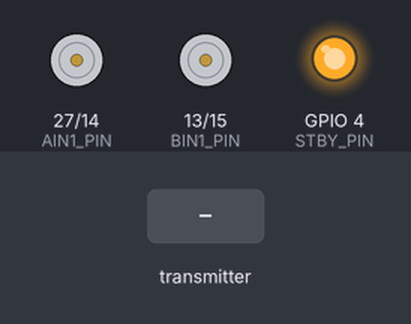
This sketch was run on a simulated ESP32. Parts: motor-driver pin pairs drawn as motors (green arrow = first pin HIGH = forward, orange = second pin HIGH = backward, longer = more drive, scaled by the enable pin, stopped while the standby pin is LOW), output pins drawn as LEDs (lit = HIGH). The inputs (shaded band) are chosen by the test bench. What the sketch prints to the serial monitor is not drawn.

Above: at 1.2 s.
1.3 s: the transmitter starts sending error = 0
At 2.5 s:
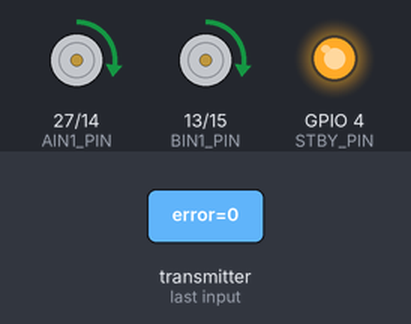
2.8 s: the transmitter starts sending error = 1024
At 3.8 s:
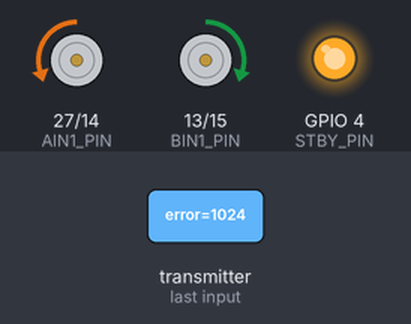
4.3 s: the transmitter starts sending error = 0
At 4.55 s:
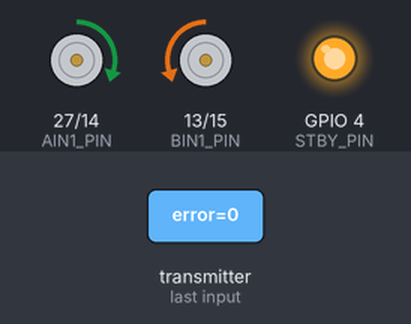
6.3 s: the transmitter starts sending error = 2048
At 7.5 s:
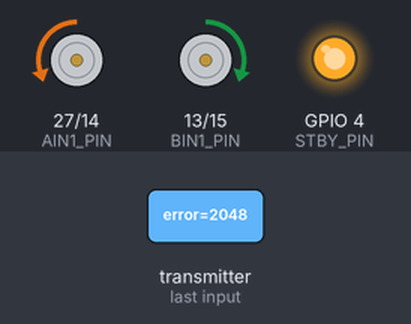
7.8 s: the transmitter starts sending trackState = 1
At 8.8 s:
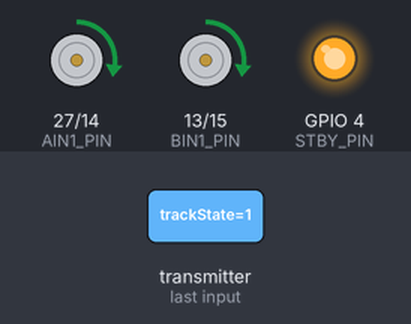
Timing chart, 0 to 10.3 s (numbered marks = the images above; inputs shaded):
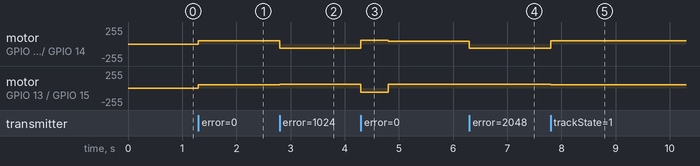

The sketch:

ESP32_MotorDriver_V10.ino
```cpp
/*
 * V10 ESP32 MOTOR DRIVER SCRIPT (RECEIVER) - AUTO-START ON CAMERA SIGNAL
 * Using TB6612FNG Driver configured for N20 500 RPM Motors
 */
#include <WiFi.h>
#include <esp_now.h>

// ─── Motor pins (TB6612FNG) ─────────────────────────────────────────────────
constexpr int PWMA_PIN = 26;   // Right PWM speed control
constexpr int AIN1_PIN = 27;   // Right Direction 1
constexpr int AIN2_PIN = 14;   // Right Direction 2

constexpr int PWMB_PIN = 12;   // Left PWM speed control
constexpr int BIN1_PIN = 13;   // Left Direction 1
constexpr int BIN2_PIN = 15;   // Left Direction 2

constexpr int STBY_PIN = 4;    // Standby pin (Must be HIGH to enable motors)
// ────────────────────────────────────────────────────────────────────────────

// ESP-NOW Variables
typedef struct struct_message {
  int16_t error;
  uint8_t trackState;
} struct_message;

struct_message camData;
volatile bool dataUpdated = false;

// Time tracker to see when we last received a command
volatile unsigned long lastDataTime = 0;

// ==========================================
// 🛠️ MOVEMENT & PID SETTINGS (EDIT THESE TO TUNE)
// ==========================================
// Base Speed limiter (Max 255) for N20 500rpm motors.
// Starting slowly at 90 as requested. Max speed capped so it won't outrun the camera.
const int BASE_SPEED = 50;
const int MAX_SPEED = 60;

// PID Constants
float Kp = 1.2;   // Proportional reaction
float Kd = 2.0;   // Derivative dampens the oscillations / triggers high speed braking
float Ki = 0.002; // Integral helps center tight curves over time

float previous_error = 0;
float integral = 0;
// ==========================================

// ESP-NOW Receiver Callback
void OnDataRecv(const esp_now_recv_info *recv_info, const uint8_t *incomingData, int len) {
  memcpy(&camData, incomingData, sizeof(camData));
  dataUpdated = true;
  lastDataTime = millis(); // Record exactly when the camera last spoke to us
}

void setup() {
  Serial.begin(115200);

  pinMode(PWMA_PIN, OUTPUT); pinMode(AIN1_PIN, OUTPUT); pinMode(AIN2_PIN, OUTPUT);
  pinMode(PWMB_PIN, OUTPUT); pinMode(BIN1_PIN, OUTPUT); pinMode(BIN2_PIN, OUTPUT);
  pinMode(STBY_PIN, OUTPUT);

  digitalWrite(STBY_PIN, HIGH); // ENABLE MOTORS CHIP

  // Make absolutely sure motors are stopped at boot!
  motorWrite(0, 0);

  // Setup WiFi in Station mode to catch ESP-NOW signals
  WiFi.mode(WIFI_STA);
  if (esp_now_init() != ESP_OK) {
    Serial.println("ESP-NOW Initialize Failed");
    return;
  }

  // Register callback
  esp_now_register_recv_cb(OnDataRecv);

  Serial.println("System Ready. Awaiting initial commands from ESP32-CAM...");
}

void loop() {
  // -------------------------------------------------------------
  // SIGNAL FAILSAFE:
  // If we have NEVER received data, or if it's been more than 500ms
  // since the last camera packet, completely freeze the motors.
  // -------------------------------------------------------------
  if (millis() - lastDataTime > 500) {
    motorWrite(0, 0);
    return; // Exit loop here, don't run PID until camera talks again
  }

  // --- Real-time Movement Handling ---
  if (dataUpdated) {
    dataUpdated = false;

    // SCENARIO 1: We lost the line (Track Gap)
    if (camData.trackState == 1) {
      motorWrite(BASE_SPEED, BASE_SPEED);
      return;
    }

    // SCENARIO 2: T-Junction or Cross section detected
    if (camData.trackState == 2) {
      motorWrite(BASE_SPEED + 20, BASE_SPEED + 20);
      return;
    }

    // SCENARIO 3: Normal Line Following (PID Calculation)
    int error = camData.error;

    integral += error;
    int derivative = error - previous_error;

    // Computations
    float pid_adjustment = (Kp * error) + (Ki * integral) + (Kd * derivative);

    int rightMotorSpeed = BASE_SPEED - pid_adjustment;
    int leftMotorSpeed = BASE_SPEED + pid_adjustment;

    previous_error = error;

    motorWrite(leftMotorSpeed, rightMotorSpeed);
  }
}

// ────────────────────────────────────────────────────────────────────────
// ⚙️ INTELLIGENT HIGH-SPEED MOTOR DRIVER (Supports Hard Braking & Reversing)
// ────────────────────────────────────────────────────────────────────────
void motorWrite(int left_speed, int right_speed) {
  // Right Motor (Motor A) Mapping Logic
  if (right_speed > 0) {
    digitalWrite(AIN1_PIN, HIGH);
    digitalWrite(AIN2_PIN, LOW);
    analogWrite(PWMA_PIN, min(right_speed, MAX_SPEED));
  } else if (right_speed < 0) {
    // ⚠️ HIGH SPEED BRAKING LOGIC
    digitalWrite(AIN1_PIN, LOW);
    digitalWrite(AIN2_PIN, HIGH);
    analogWrite(PWMA_PIN, min(abs(right_speed), MAX_SPEED));
  } else {
    digitalWrite(AIN1_PIN, HIGH);
    digitalWrite(AIN2_PIN, HIGH);
    analogWrite(PWMA_PIN, 0);
  }

  // Left Motor (Motor B) Mapping Logic
  if (left_speed > 0) {
    digitalWrite(BIN1_PIN, HIGH);
    digitalWrite(BIN2_PIN, LOW);
    analogWrite(PWMB_PIN, min(left_speed, MAX_SPEED));
  } else if (left_speed < 0) {
    // ⚠️ HIGH SPEED BRAKING LOGIC
    digitalWrite(BIN1_PIN, LOW);
    digitalWrite(BIN2_PIN, HIGH);
    analogWrite(PWMB_PIN, min(abs(left_speed), MAX_SPEED));
  } else {
    digitalWrite(BIN1_PIN, HIGH);
    digitalWrite(BIN2_PIN, HIGH);
    analogWrite(PWMB_PIN, 0);
  }
}
```

Measured:
- after the input at 1.3 s, motor on GPIO 27 (AIN1_PIN) / GPIO 14 (AIN2_PIN), motor on GPIO 13 (BIN1_PIN) / GPIO 15 (BIN2_PIN): stopped → forward 50/255 at once
- after the input at 2.8 s, motor on GPIO 27 (AIN1_PIN) / GPIO 14 (AIN2_PIN): forward 50/255 → backward 60/255 at once; motor on GPIO 13 (BIN1_PIN) / GPIO 15 (BIN2_PIN): forward 50/255 → forward 60/255 at once
- after the input at 4.3 s, motor on GPIO 27 (AIN1_PIN) / GPIO 14 (AIN2_PIN): backward 60/255 → forward 60/255 at once, → forward 43/255 0.50 s later; motor on GPIO 13 (BIN1_PIN) / GPIO 15 (BIN2_PIN): forward 60/255 → backward 60/255 at once, → forward 56/255 0.50 s later
- after the input at 6.3 s, motor on GPIO 27 (AIN1_PIN) / GPIO 14 (AIN2_PIN): forward 43/255 → backward 60/255 at once; motor on GPIO 13 (BIN1_PIN) / GPIO 15 (BIN2_PIN): forward 56/255 → forward 60/255 at once
- after the input at 7.8 s, motor on GPIO 27 (AIN1_PIN) / GPIO 14 (AIN2_PIN): backward 60/255 → forward 50/255 at once; motor on GPIO 13 (BIN1_PIN) / GPIO 15 (BIN2_PIN): forward 60/255 → forward 50/255 at once
